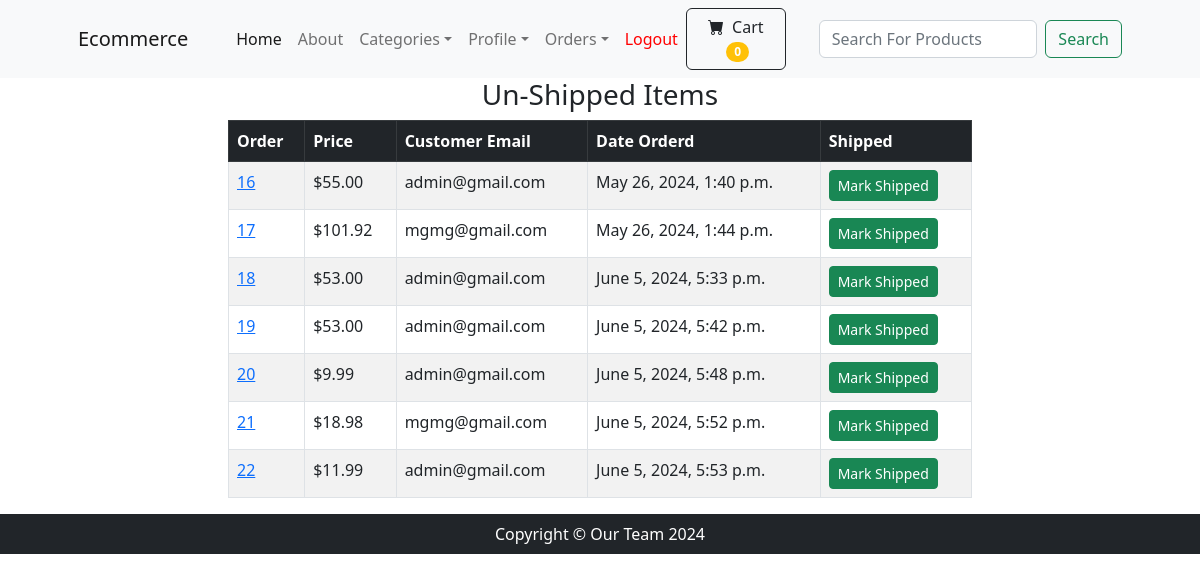
Page /payment/not_shipped_dash (signed in) on the committed database.
### payment/models.py (models this page shows, shortened)
class Order(models.Model):
    user = models.ForeignKey(User, on_delete=models.CASCADE, null=True, blank=True)
    full_name = models.CharField(max_length=250)
    email = models.EmailField(max_length=250)
    shipping_address = models.TextField(max_length=15000)
    amount_paid = models.DecimalField(max_digits=7, decimal_places=2)
    date_ordered = models.DateTimeField(auto_now_add=True)
    shipped = models.BooleanField(default=False)
    date_shipped = models.DateTimeField(blank=True, null=True)

### payment/views.py (the view, shortened to what this page needs)
# urls.py: path('not_shipped_dash', views.not_shipped_dash, name='not_shipped_dash'),
def not_shipped_dash(request):
    if request.user.is_authenticated and request.user.is_superuser:
        orders = Order.objects.filter(shipped=False)
        return render(request, "payment/not_shipped_dash.html", {'orders':orders})
    else:
        messages.success(request, "Access Denied")
        return redirect('home')

### cart/cart.py (called while the page is built)
    def __len__(self):
        return len(self.cart)

### cart/context_processors.py (called while the page is built)
def cart(request):
    return{'cart': Cart(request)}    # Return the default data from our Cart

### payment/templates/payment/not_shipped_dash.html (shortened to what this page needs)
{% extends "base.html" %}
{% block content %}
    <div class="container">
        <div class="row">
            <center>
                <div class="col-8">
                    <h3>Un-Shipped Items</h3>
                    <table class="table table-striped table-hover table-bordered">
                        <thead class="table-dark">
                            <tr>
                                <th scope="col">Order</th>
                                <th scope="col">Price</th>
                                <th scope="col">Customer Email</th>
                                <th scope="col">Date Orderd</th>
                                <th scope="col">Shipped</th>
                            </tr>
                        </thead>
                        <tbody>
                            {% for item in orders %}
                            <tr>
                                <td><a href="{% url 'orders' item.id %}">{{ item.id }}</a></td>
                                <td>${{ item.amount_paid }}</td>
                                <td>{{ item.email }}</td>
                                <td>{{ item.date_ordered }}</td>
                                <td>
                                    <form method="post">
                                        <button type="submit" class="btn btn-success btn-sm">Mark Shipped</button>
                                    </form>
                                </td>
                            </tr>
                            {% endfor %}
                        </tbody>
                    </table>
                </div>
            </center>
        </div>
    </div>
{% endblock content %}

### store/templates/base.html (shortened to what this page needs)
{% load static %}
<!DOCTYPE html>
<html lang="en">
    <head>
        <link href="https://cdn.jsdelivr.net/npm/bootstrap-icons@1.5.0/font/bootstrap-icons.css" rel="stylesheet" />
        <link href="{% static 'css/styles.css'%}" rel="stylesheet" />
    </head>
    <body>
        {% include 'navbar.html' %}
        {% block content %}
        {% endblock content %}
        <footer class="py-2 bg-dark">
            <div class="container"><p class="m-0 text-center text-white">Copyright &copy; Our Team 2024</p></div>
        </footer>
    </body>
</html>

### store/templates/navbar.html (shortened to what this page needs)
<nav class="navbar navbar-expand-lg navbar-light bg-light">
    <div class="container px-4 px-lg-5">
        <a class="navbar-brand" href="{% url 'home' %}">Ecommerce</a>
        <div class="collapse navbar-collapse" id="navbarSupportedContent">
            <ul class="navbar-nav me-auto mb-2 mb-lg-0 ms-lg-4">
                <li class="nav-item"><a class="nav-link active" aria-current="page" href="{% url 'home' %}">Home</a></li>
                <li class="nav-item"><a class="nav-link" href="{% url 'about' %}">About</a></li>
                <li class="nav-item dropdown">
                    <a class="nav-link dropdown-toggle" id="navbarDropdown" href="#" role="button" data-bs-toggle="dropdown" aria-expanded="false">Categories</a>
                </li>
            {% if user.is_authenticated %}
                <li class="nav-item dropdown">
                    <a class="nav-link dropdown-toggle" id="navbarDropdown" href="#" role="button" data-bs-toggle="dropdown" aria-expanded="false">Profile</a>
                </li>
                {% if user.is_superuser %}
                <li class="nav-item dropdown">
                    <a class="nav-link dropdown-toggle" id="navbarDropdown" href="#" role="button" data-bs-toggle="dropdown" aria-expanded="false">Orders</a>
                </li>
                {% endif %}
                <li class="nav-item"><a style="color: red;" class="nav-link" href="{% url 'logout' %}">Logout</a></li>
            {% else %}
                <li class="nav-item"><a class="nav-link" href="{% url 'login' %}">Login</a></li>
                <li class="nav-item"><a class="nav-link" href="{% url 'register' %}">Register</a></li>
            {% endif %}
            </ul>
            <form class="d-flex">
                <a href="{% url 'cart_summary' %}" class="btn btn-outline-dark">
                    <i class="bi-cart-fill me-1"></i>
                    Cart
                    <span class="badge bg-warning text-white ms-1 rounded-pill" id="cart_quantity">{{ cart|length }}</span>
                </a>
            </form>
            <form method="POST" action="{% url 'search' %}" class="d-flex" role="search">
                <input class="form-control me-2" type="text" placeholder="Search For Products" name="searched" required>
                <button class="btn btn-outline-success" type="submit">Search</button>
            </form>
        </div>
    </div>
</nav>

### rows in the picture
Order: id "16", amount_paid "55.00", email "admin@gmail.com", date_ordered "May 26, 2024, 1:40 p.m."
Order: id "17", amount_paid "101.92", email "mgmg@gmail.com", date_ordered "May 26, 2024, 1:44 p.m."
Order: id "18", amount_paid "53.00", email "admin@gmail.com", date_ordered "June 5, 2024, 5:33 p.m."
Order: id "19", amount_paid "53.00", email "admin@gmail.com", date_ordered "June 5, 2024, 5:42 p.m."
Order: id "20", amount_paid "9.99", email "admin@gmail.com", date_ordered "June 5, 2024, 5:48 p.m."
Order: id "21", amount_paid "18.98", email "mgmg@gmail.com", date_ordered "June 5, 2024, 5:52 p.m."
Order: id "22", amount_paid "11.99", email "admin@gmail.com", date_ordered "June 5, 2024, 5:53 p.m."

### other values in the picture
{{ cart|length }} "0"
